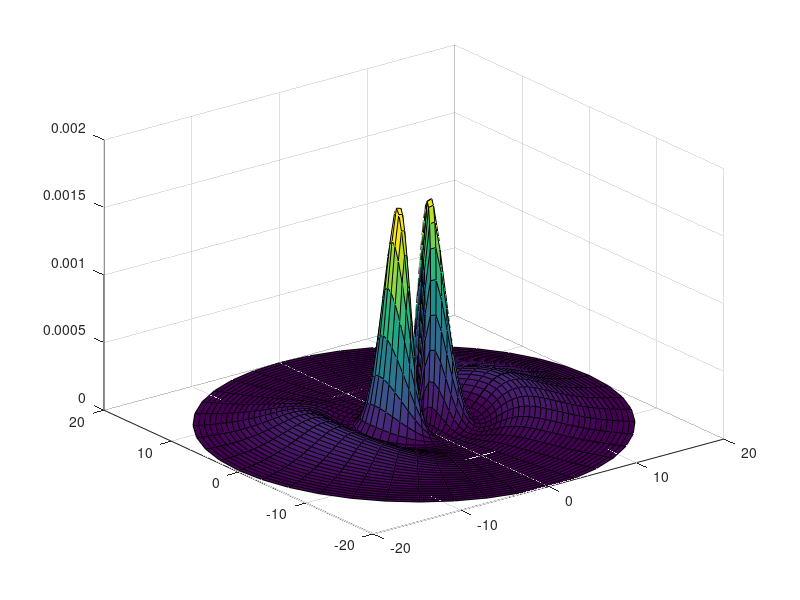

Reproduce this figure in MATLAB. (Note: this script raises an error after producing the figure.)

% 1a)
[TH,R] = meshgrid(0:0.05*pi:2*pi,0:0.5:20);

constant = (sqrt(2)/(81 * sqrt(pi)) );
    
F = (abs( constant .* (6.*R - R.^2) .* exp(-R/3) .* cos(TH) )).^2;
   

[X,Y] = pol2cart(TH,R);

surf(X,Y,F);

save('A1.dat','X','-ascii');
save('A2.dat','Y','-ascii');
save('A3.dat','F','-ascii');

% 1b)
A4 = fminsearch('f',[0;1]).';
A5 = fminsearch('f',[0;10]).';
A6 = fminsearch('f',[pi;1]).';
A7 = fminsearch('f',[pi;10]).';

save('A4.dat','A4','-ascii');
save('A5.dat','A5','-ascii');
save('A6.dat','A6','-ascii');
save('A7.dat','A7','-ascii');

% 1c)

A8 = newton(@(v) G_out(v), @(v) DG_out(v),[0;1],1e-4);
A9 = newton(@(v) G_out(v), @(v) DG_out(v),[0;10],1e-4);
A10 = newton(@(v) G_out(v), @(v) DG_out(v),[pi;1],1e-4);
A11 = newton(@(v) G_out(v), @(v) DG_out(v),[pi;10],1e-4);

save('A8.dat','A8','-ascii');
save('A9.dat','A9','-ascii');
save('A10.dat','A10','-ascii');
save('A11.dat','A11','-ascii');

%2a)

f = [22.4 
     26.29 
     39.88];
save('A12.dat','f','-ascii');

%2b)

A = [0.1  0.23  0.31
     0.22 0.25  0.38
    -0.1 -0.23 -0.31
     0.37 0.42  0.65
     0    0     0.27
    -1    0     0
     0   -1     0
     0    0    -1];
b = [5
     7
    -4
     15
     2
    -2
    -3
    -1];

save('A13.dat','A','-ascii');
save('A14.dat','b','-ascii');

A15 = round( linprog(-f,A,b), 0);

save('A15.dat','A15','-ascii');
